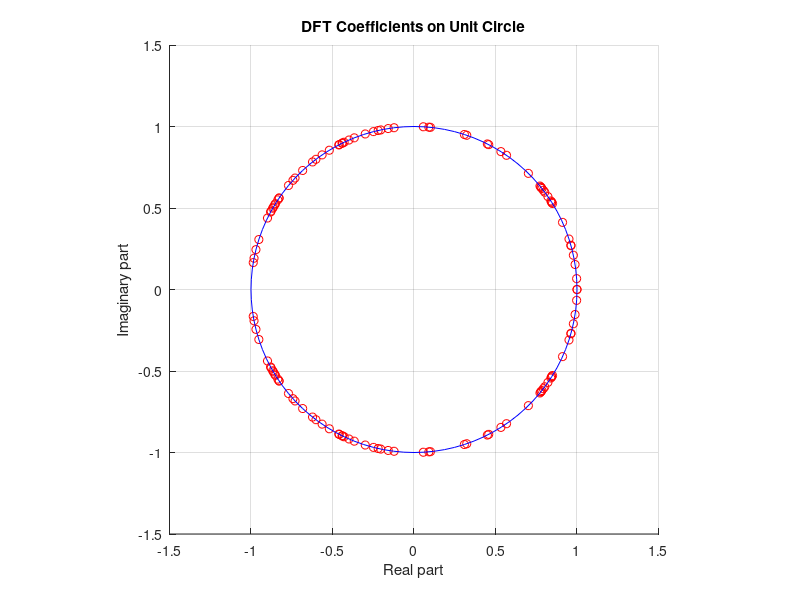

This figure's MATLAB source:
% Define parameters
N = 128;  % Number of DFT points

% Generate a random signal for demonstration
signal = randn(1, N);

% Compute DFT
X_k = fft(signal);

% Normalize the coefficients
X_k_norm = X_k ./ abs(X_k);

% Create a new figure
figure;
hold on;

% Plot the normalized DFT coefficients as red dots
plot(real(X_k_norm), imag(X_k_norm), 'ro');

% Set the axis limits to show the unit circle fully
axis([-1.5 1.5 -1.5 1.5]);

% Add grid lines for better visualization
grid on;

% Labels and title
xlabel('Real part');
ylabel('Imaginary part');
title('DFT Coefficients on Unit Circle');

% Draw the unit circle
th = 0:pi/50:2*pi;
xunit = cos(th);
yunit = sin(th);
plot(xunit, yunit, 'b');

% Ensure the plot is square
axis equal;

% Release the hold on the plot
hold off;